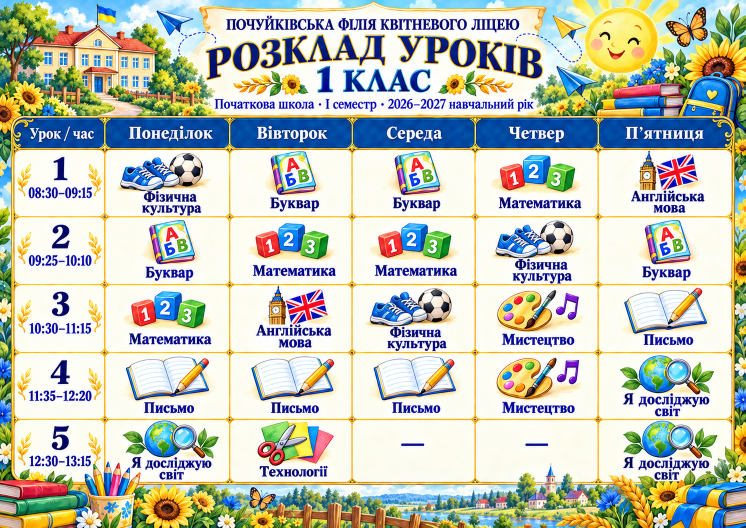
#> input picture assets/print-primary/class-1.png, 1491 x 1055 px (shown at 1/2 size); its folder holds 4 pictures in this run
$ python build-primary-print.py
#> lines starting #> are read from the running program, lines starting #| are printed output that depends on the picture
"""Готує друковані файли початкової школи з прийнятих ChatGPT Image (ImageGen) PNG.

Оригінали assets/print-primary/<name>.png не змінюються. Для кожного створюються:
  <name>.pdf          — A4 (альбомний; дзвінки — книжковий), поля 5 мм, зображення вписане без обрізання;
  <name>-print.png    — та сама сторінка A4 300 dpi для збереження;
  <name>-preview.webp — легкий перегляд для сайту.
Також week-all-classes.pdf (п’ять днів) і manifest.json з контрольними сумами.
Запуск: python scripts/build-primary-print.py   (з кореня сайту; потрібен Pillow)
"""
import hashlib, json, pathlib
from PIL import Image

ROOT = pathlib.Path(__file__).resolve().parent.parent
DIR = ROOT / 'assets' / 'print-primary'
DPI = 300
A4 = (3508, 2480)            # 297×210 мм при 300 dpi
MARGIN = round(5 / 25.4 * DPI)
CLASSES = ['class-1', 'class-2', 'class-3', 'class-4']
DAYS = ['monday', 'tuesday', 'wednesday', 'thursday', 'friday']
PORTRAIT = {'bells'}

def sha(path):
    return hashlib.sha256(path.read_bytes()).hexdigest()

def a4_page(name):
#> called with name = 'class-1'
    src = Image.open(DIR / f'{name}.png').convert('RGB')
#> src is the input picture: PIL image 1491x1055 RGB; mean R, G, B 193, 196.8, 184.8
    size = A4[::-1] if name in PORTRAIT else A4
    box = (size[0] - 2 * MARGIN, size[1] - 2 * MARGIN)
    scale = min(box[0] / src.width, box[1] / src.height)
#> scale = 2.24
    fitted = src.resize((round(src.width * scale), round(src.height * scale)), Image.LANCZOS)
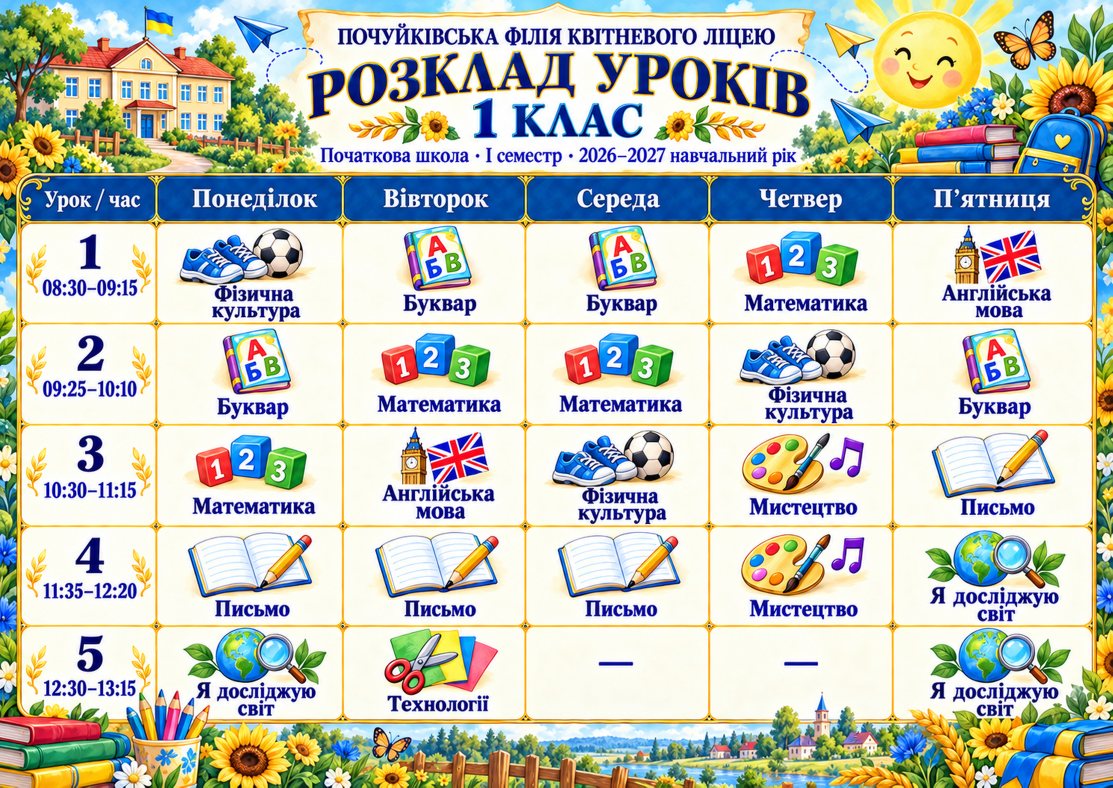
#> fitted: PIL image 3338x2362 RGB (shown at 1/3 size); mean R, G, B 193, 196.8, 184.7
    page = Image.new('RGB', size, 'white')
#> page: PIL image 3508x2480 RGB; every value is 255
    page.paste(fitted, ((size[0] - fitted.width) // 2, (size[1] - fitted.height) // 2))
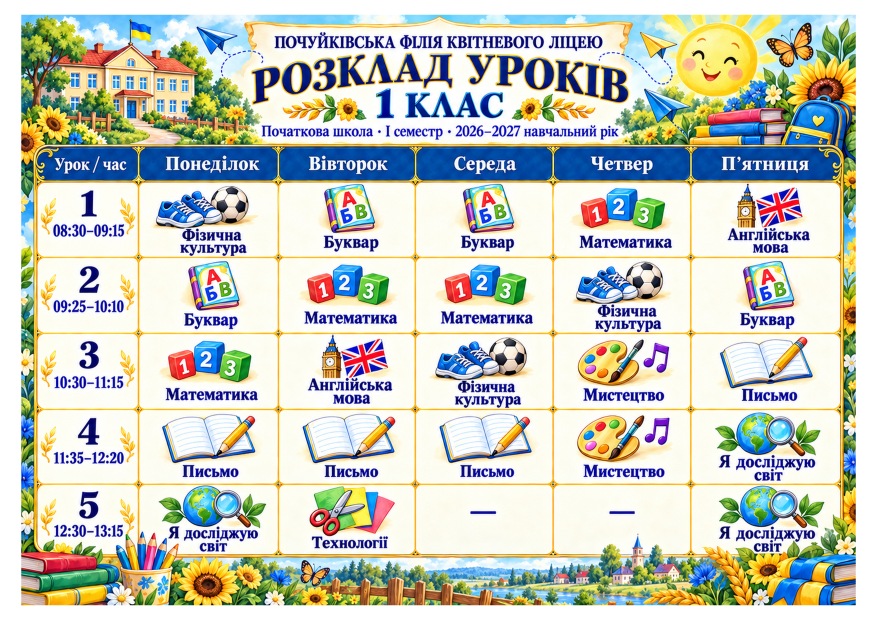
#> page: PIL image 3508x2480 RGB (shown at 1/4 size); mean R, G, B 198.8, 202.2, 191.3
    return src, page

def main():
    manifest = {'generationMethod': 'ChatGPT Image (Codex built-in image_gen), originals unmodified',
                'format': 'A4, margins 5 mm', 'posters': []}
    pages = {}
    for name in CLASSES + DAYS + ['bells']:
        src, page = a4_page(name)
        pages[name] = page
        page.save(DIR / f'{name}.pdf', 'PDF', resolution=DPI, quality=93)
        page.save(DIR / f'{name}-print.png', optimize=True, dpi=(DPI, DPI))
        preview = src.copy()
        preview.thumbnail((1400, 1400), Image.LANCZOS)
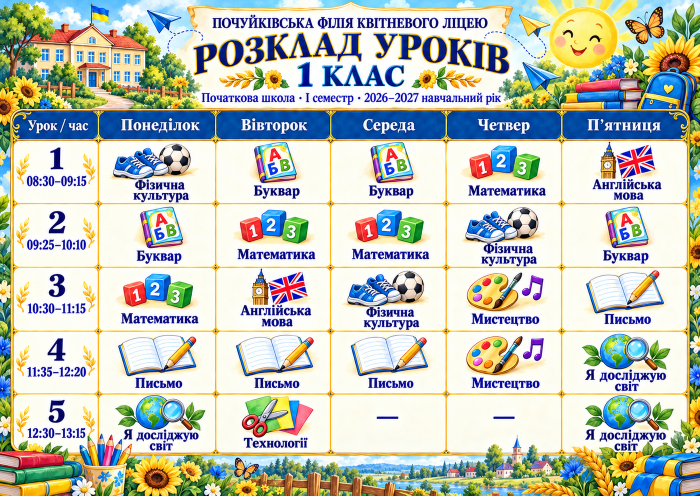
#> preview: PIL image 1400x991 RGB (shown at 1/2 size); mean R, G, B 193, 196.8, 184.7
        preview.save(DIR / f'{name}-preview.webp', 'WEBP', quality=86, method=6)
        manifest['posters'].append({'name': name, 'width': src.width, 'height': src.height,
                                    'sha256': sha(DIR / f'{name}.png'),
                                    'prompt': f'assets/print-primary-generation/{name}-prompt.txt'})
#> pass 2 of the loop in main, `for name in CLASSES + DAYS + ['bells']:`:
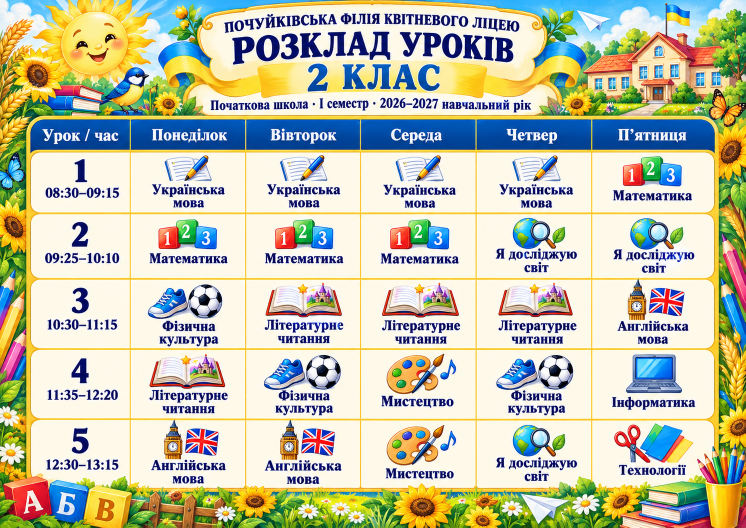
#> input picture assets/print-primary/class-2.png, 1491 x 1055 px (shown at 1/2 size)
#> in a4_page, src is the input picture: PIL image 1491x1055 RGB; mean R, G, B 193.4, 194.5, 171.2
#> in a4_page (call 2), `page.paste(fitted, ((size[0] - fitted.width) // 2, (size[1] - fitted.h..`:
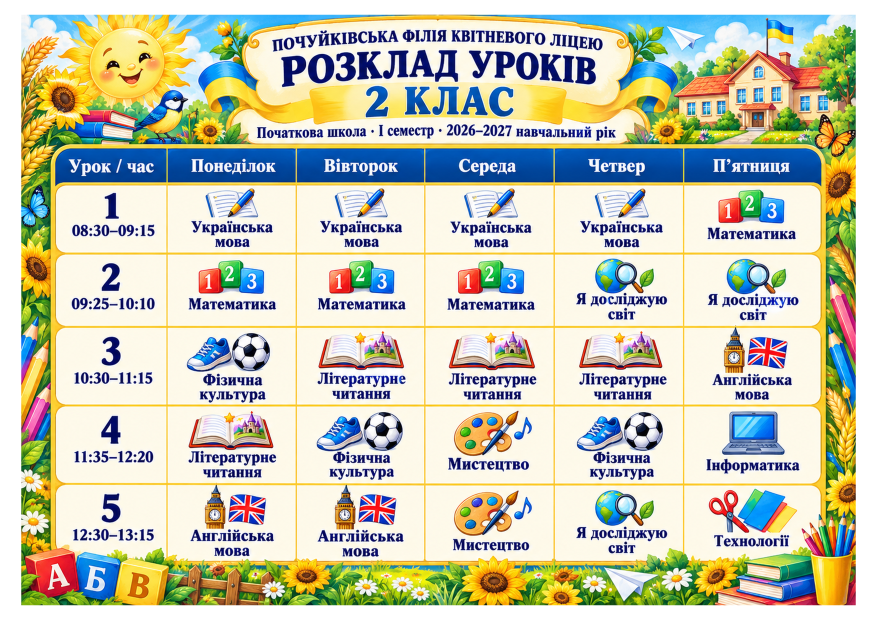
#> page: PIL image 3508x2480 RGB (shown at 1/4 size); mean R, G, B 199.2, 200.1, 179
#> in main, `preview.thumbnail((1400, 1400), Image.LANCZOS)`:
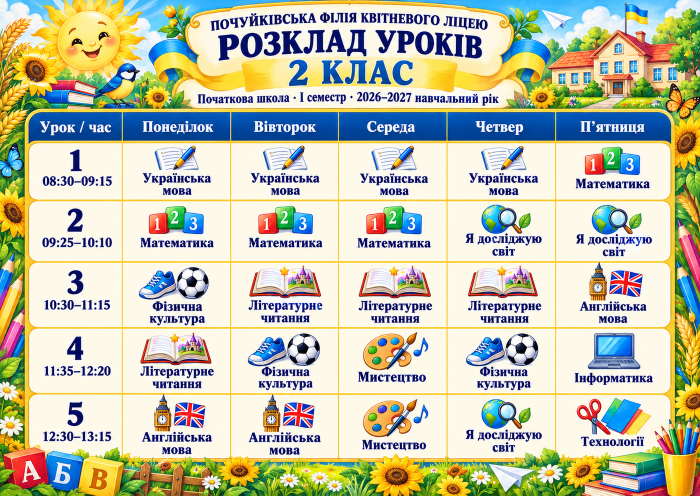
#> preview: PIL image 1400x991 RGB (shown at 1/2 size); mean R, G, B 193.4, 194.5, 171.1
    first, *rest = [pages[d] for d in DAYS]
    first.save(DIR / 'week-all-classes.pdf', 'PDF', resolution=DPI, quality=93, save_all=True, append_images=rest)
    (DIR / 'manifest.json').write_text(json.dumps(manifest, ensure_ascii=False, indent=2) + '\n', encoding='utf-8')
    print('Готово:', len(manifest['posters']), 'плакатів')

if __name__ == '__main__':
#> (the run stopped early here; a loop or call above may not have finished)
